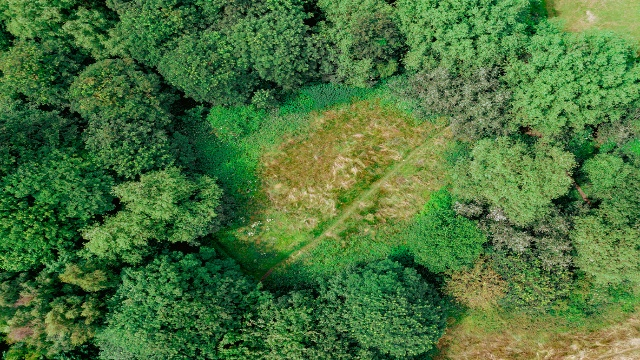
#> input picture python-service/tmp_resized.jpg, 640 x 360 px
$ python -i canopy.py   (imports and definitions only)
#> lines starting #> are read from the running program, lines starting #| are printed output that depends on the picture; after the words box and inside, x2 and y2 are one past the last pixel; in counts of white or black regions, pixels touching at a corner belong together
#> further down, picture is the input picture: shape (360, 640, 3); mean B, G, R 58.9, 115.6, 74.7
"""
canopy.py — Vegetation/canopy mask extraction and YOLO cross-validation.

The canopy mask is the primary signal for biomass / CO2 estimation.
YOLO bboxes are used as a secondary validation layer.

Two-way intersection produces four regions:
    confirmed   : YOLO ∩ canopy             (high confidence tree)
    dense       : large canopy without YOLO  (forest interior — kept)
    suspicious  : small canopy without YOLO  (grass / roof — dropped)
    false_pos   : YOLO without canopy        (false positive — dropped)

The validated mask combines confirmed + dense.  Suspicious regions
and false-positive boxes are reported separately so the caller can
display or audit them, but they do not contribute to metrics.
"""

import cv2
import numpy as np


# ── HSV thresholds for vegetation green ──────────────────────────────────────
HSV_GREEN_LOW   = (25,  30,  30)
HSV_GREEN_HIGH  = (95, 255, 255)

# ── Mask cleanup ─────────────────────────────────────────────────────────────
MORPH_KERNEL_SIZE = 5
MIN_BLOB_PIXELS   = 100      # drop isolated specks smaller than this

# ── Cross-validation thresholds ──────────────────────────────────────────────
SUSPICIOUS_MAX_PX = 2000     # canopy region < this without YOLO support → noise
MIN_CANOPY_FILL   = 0.20     # YOLO bbox needs ≥ 20 % canopy inside to be confirmed


# ── Canopy mask extraction ───────────────────────────────────────────────────

def extract_canopy_mask(img_bgr: np.ndarray) -> np.ndarray:
    """
    HSV-based vegetation segmentation.

    Returns a binary uint8 mask (0 or 255) — 255 where the pixel is vegetation.
    Cleanup: morphological open-close + small-component removal.
    """
    hsv = cv2.cvtColor(img_bgr, cv2.COLOR_BGR2HSV)
#> hsv: shape (360, 640, 3); mean H, S, V 53.2, 149.2, 116.6
    raw = cv2.inRange(hsv, np.array(HSV_GREEN_LOW), np.array(HSV_GREEN_HIGH))
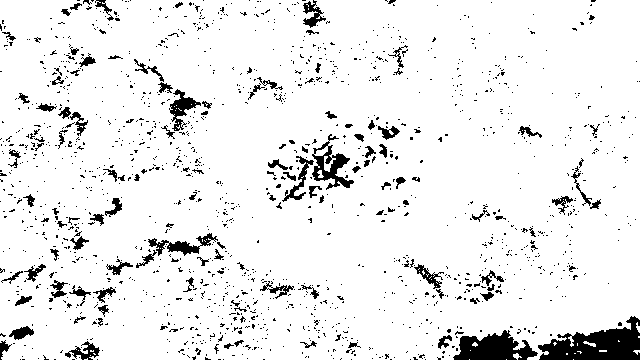
#> raw: shape (360, 640); 92.3% white; 1516 black regions (1397 under 20 px), largest, box (x1, y1, x2, y2) and area: (538, 316, 640, 360) 2554, (453, 330, 538, 360) 1552, (312, 134, 354, 190) 826

    kernel  = cv2.getStructuringElement(cv2.MORPH_ELLIPSE,
                                        (MORPH_KERNEL_SIZE, MORPH_KERNEL_SIZE))
    cleaned = cv2.morphologyEx(raw,     cv2.MORPH_OPEN,  kernel)
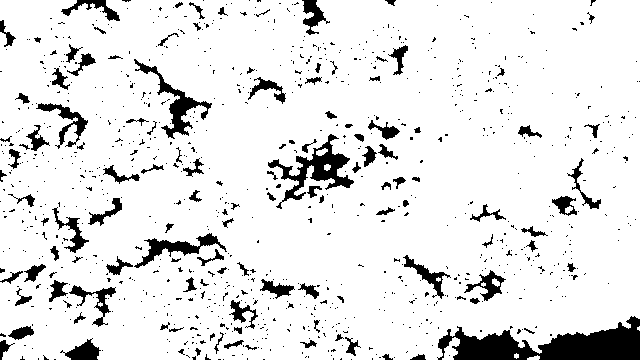
#> cleaned: shape (360, 640); 89.9% white; 936 black regions (815 under 20 px), largest, box (x1, y1, x2, y2) and area: (437, 316, 640, 360) 4743, (268, 134, 354, 209) 1705, (134, 59, 212, 139) 1154
    cleaned = cv2.morphologyEx(cleaned, cv2.MORPH_CLOSE, kernel)
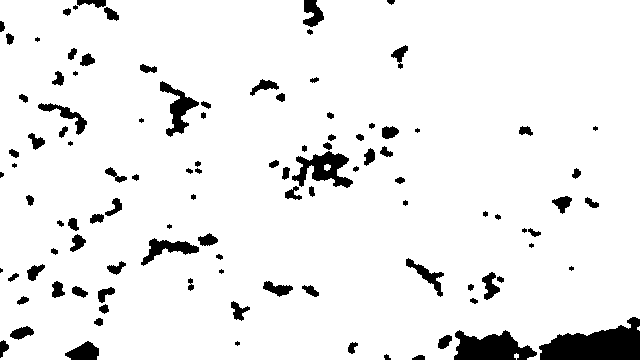
#> cleaned: shape (360, 640); 93.2% white; 107 black regions (16 under 20 px), largest, box (x1, y1, x2, y2) and area: (539, 317, 640, 360) 2781, (454, 330, 537, 360) 1677, (292, 151, 353, 188) 1126

    n, labels, stats, _ = cv2.connectedComponentsWithStats(cleaned, connectivity=8)
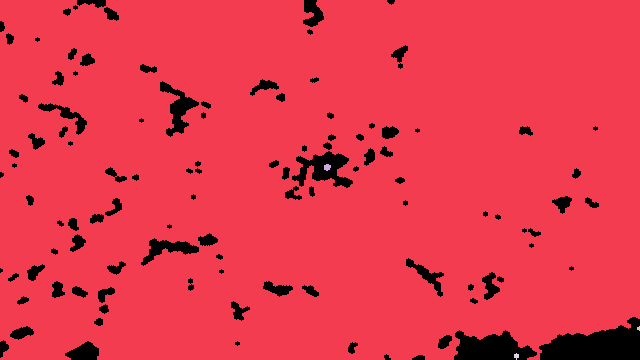
#> labels: shape (360, 640) int32; 5 distinct labels, from 0 to 4; one colour per label, 0 black
#> n = 5; stats = [[0, 0, 640, 360, 15679], [0, 0, 640, 360, 214649], [324, 164, 7, 7, 38], [637, 326, 3, 5, 11], [514, 353, 5, 7, 23]]
    out = np.zeros_like(cleaned)
    for i in range(1, n):
        if stats[i, cv2.CC_STAT_AREA] >= MIN_BLOB_PIXELS:
            out[labels == i] = 255
#> out: shape (360, 640); 93.2% white; 107 black regions (16 under 20 px), largest, box (x1, y1, x2, y2) and area: (539, 317, 640, 360) 2792, (454, 330, 537, 360) 1700, (292, 151, 353, 188) 1164
    return out


# ── Two-way YOLO ↔ canopy validation ─────────────────────────────────────────

# [154 lines left out: functions cross_validate, compute_change_zones, compute_metrics, not called in this run]

>>> import cv2
>>> picture = cv2.imread('../../python-service/tmp_resized.jpg')
>>> result = extract_canopy_mask(picture)
